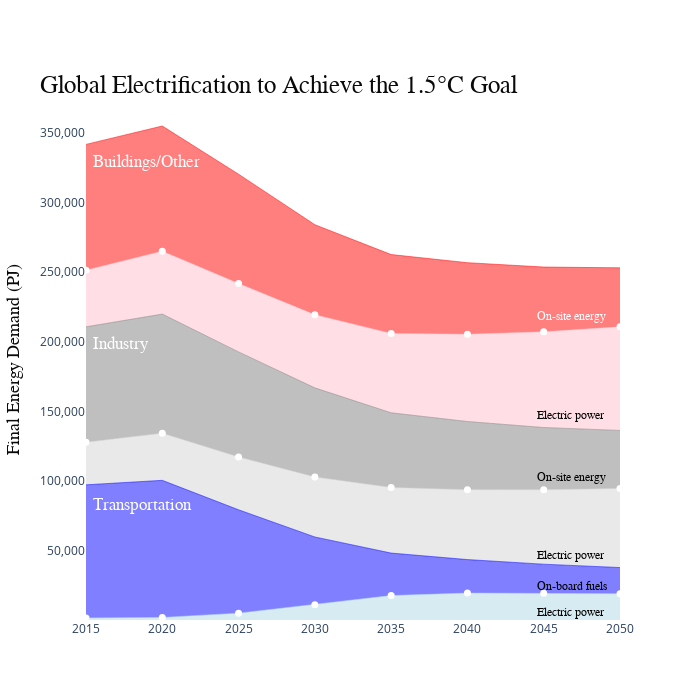

Notebook cell for this chart:
### Code cell
fig = go.Figure()

electricity_data=[28, 24, 22, 33,33,22,33,44]


fig.add_trace(go.Scatter(
    x = transportion_electricity['Year'], y = transportion_electricity['Final Energy Demand'],
    name='',
    customdata=transportion_electricity['RE Share'],
    mode="lines+markers+text",
    hovertemplate = '%{customdata:}% electrification',
    marker=dict(
            color='white',
            size=7,
        ),
    line=dict(width=0.5, color='lightblue'),
    stackgroup='one'))

fig.add_trace(go.Scatter(
    x = transportion_other['Year'], y = transportion_other['Final Energy Demand'], name='5',
    hoverinfo='x+y',
    mode='lines',
    line=dict(width=0.5, color='blue'),
    stackgroup='one'))

fig.add_trace(go.Scatter(
    x = industry_electricity['Year'], y = industry_electricity['Final Energy Demand'],
    name='',
    customdata=industry_electricity['RE Share'],
    mode="lines+markers+text",
    hovertemplate = '%{customdata:}% electrification',
     marker=dict(
            color='white',
            size=7,
        ),
    line=dict(width=0.5, color='lightgrey'),
    stackgroup='one'))

fig.add_trace(go.Scatter(
    x = industry_other['Year'], y = industry_other['Final Energy Demand'], name='3',
    hoverinfo='x+y',
    mode='lines',
    line=dict(width=0.5, color='grey'),
    stackgroup='one'))

fig.add_trace(go.Scatter(
    x = building_electricity['Year'], y = building_electricity['Final Energy Demand'],
    name='',
    customdata=building_electricity['RE Share'],
    mode="lines+markers+text",
    hovertemplate = '%{customdata:}% electrification',
     marker=dict(
            color='white',
            size=7,
        ),
    line=dict(width=0.5, color='pink'),
    stackgroup='one'))

fig.add_trace(go.Scatter(
    x = building_other['Year'], y = building_other['Final Energy Demand'], name='1',
    hoverinfo='x+y',
    mode='lines',
    line=dict(width=0.5, color='red'),
    stackgroup='one'))

annotations = []

# Title
annotations.append(dict(xref='paper', yref='paper', x= -0.09, y=1,
                        xanchor='left', yanchor='bottom',
                        text='Global Electrification to Achieve the 1.5°C Goal',
                        font=dict(family='Arial',size=25,color='rgb(10,10,10)'),
                        showarrow=False))

# Annotations
annotations.append(dict(xref='paper',yref='paper', x=0.01, y=0.86,
                        xanchor='left', yanchor='bottom',
                        text='Buildings/Other',
                        font=dict(family='Arial',size=17,color='white'),
                        showarrow=False))
annotations.append(dict(xref='paper',yref='paper', x=0.01, y=0.2,
                        xanchor='left', yanchor='bottom',
                        text='Transportation',
                        font=dict(family='Arial',size=17,color='white'),
                        showarrow=False))
annotations.append(dict(xref='paper',yref='paper', x=0.01, y=0.51,
                        xanchor='left', yanchor='bottom',
                        text='Industry',
                        font=dict(family='Arial',size=17,color='white'),
                        showarrow=False))



annotations.append(dict(xref='paper',yref='paper', x=0.84, y=0.6,
                        xanchor='left', yanchor='top',
                        text='On-site energy',
                        font=dict(family='Arial',size=12,color='white'),
                        showarrow=False))
annotations.append(dict(xref='paper',yref='paper', x=0.84, y=0.41,
                        xanchor='left', yanchor='top',
                        text='Electric power',
                        font=dict(family='Arial',size=12,color='black'),
                        showarrow=False))
annotations.append(dict(xref='paper',yref='paper', x=0.84, y=0.29,
                        xanchor='left', yanchor='top',
                        text='On-site energy',
                        font=dict(family='Arial',size=12,color='black'),
                        showarrow=False))
annotations.append(dict(xref='paper',yref='paper', x=0.84, y=0.14,
                        xanchor='left', yanchor='top',
                        text='Electric power',
                        font=dict(family='Arial',size=12,color='black'),
                        showarrow=False))
annotations.append(dict(xref='paper',yref='paper', x=0.84, y=0.08,
                        xanchor='left', yanchor='top',
                        text='On-board fuels',
                        font=dict(family='Arial',size=12,color='black'),
                        showarrow=False))
annotations.append(dict(xref='paper',yref='paper', x=0.84, y=0.03,
                        xanchor='left', yanchor='top',
                        text='Electric power',
                        font=dict(family='Arial',size=12,color='black'),
                        showarrow=False))


fig.update_layout(
    autosize=False,
    width=700,
    height=700,
    xaxis = dict(showgrid = False),
    yaxis = dict(showgrid = False),
    plot_bgcolor = 'white',
    showlegend = False,
    annotations = annotations)


fig.update_yaxes(tickformat = ",d",
                 tickvals=[50000,100000,150000,200000,250000,300000,350000],
                 title_text='Final Energy Demand (PJ)',
                 title_font=dict(family='Arial',size=18,color='rgb(10,10,10)'))

fig.show()

### Figure 1 — Plotly figure (JSON) as saved in the notebook; plotly's stock layout.template omitted (floating-point values rounded to 4 significant figures)
{"data": [{"customdata": [2, 2, 6, 18, 37, 45, 48, 50], "hovertemplate": "%{customdata:}% electrification", "line": {"color": "lightblue", "width": 0.5}, "marker": {"color": "white", "size": 7}, "mode": "lines+markers+text", "name": "", "stackgroup": "one", "type": "scatter", "x": [2015, 2020, 2025, 2030, 2035, 2040, 2045, 2050], "y": [1503, 1855, 4930, 11034, 17582, 19380, 19142, 18839]}, {"hoverinfo": "x+y", "line": {"color": "blue", "width": 0.5}, "mode": "lines", "name": "5", "stackgroup": "one", "type": "scatter", "x": [2015, 2020, 2025, 2030, 2035, 2040, 2045, 2050], "y": [95682, 98540, 74292, 48646, 30531, 24055, 20974, 18871]}, {"customdata": [27, 28, 33, 40, 47, 51, 54, 58], "hovertemplate": "%{customdata:}% electrification", "line": {"color": "lightgrey", "width": 0.5}, "marker": {"color": "white", "size": 7}, "mode": "lines+markers+text", "name": "", "stackgroup": "one", "type": "scatter", "x": [2015, 2020, 2025, 2030, 2035, 2040, 2045, 2050], "y": [30591, 33856, 38010, 43105, 47169, 50266, 53485, 56877]}, {"hoverinfo": "x+y", "line": {"color": "grey", "width": 0.5}, "mode": "lines", "name": "3", "stackgroup": "one", "type": "scatter", "x": [2015, 2020, 2025, 2030, 2035, 2040, 2045, 2050], "y": [82970, 85661, 75498, 64083, 53675, 48983, 44778, 41695]}, {"customdata": [31, 33, 38, 45, 50, 55, 60, 64], "hovertemplate": "%{customdata:}% electrification", "line": {"color": "pink", "width": 0.5}, "marker": {"color": "white", "size": 7}, "mode": "lines+markers+text", "name": "", "stackgroup": "one", "type": "scatter", "x": [2015, 2020, 2025, 2030, 2035, 2040, 2045, 2050], "y": [40640, 45183, 49102, 52520, 57000, 62762, 68733, 74438]}, {"hoverinfo": "x+y", "line": {"color": "red", "width": 0.5}, "mode": "lines", "name": "1", "stackgroup": "one", "type": "scatter", "x": [2015, 2020, 2025, 2030, 2035, 2040, 2045, 2050], "y": [90503, 90005, 78634, 64757, 56742, 51398, 46601, 42430]}], "layout": {"annotations": [{"font": {"color": "rgb(10,10,10)", "family": "Arial", "size": 25}, "showarrow": false, "text": "Global Electrification to Achieve the 1.5°C Goal", "x": -0.09, "xanchor": "left", "xref": "paper", "y": 1, "yanchor": "bottom", "yref": "paper"}, {"font": {"color": "white", "family": "Arial", "size": 17}, "showarrow": false, "text": "Buildings/Other", "x": 0.01, "xanchor": "left", "xref": "paper", "y": 0.86, "yanchor": "bottom", "yref": "paper"}, {"font": {"color": "white", "family": "Arial", "size": 17}, "showarrow": false, "text": "Transportation", "x": 0.01, "xanchor": "left", "xref": "paper", "y": 0.2, "yanchor": "bottom", "yref": "paper"}, {"font": {"color": "white", "family": "Arial", "size": 17}, "showarrow": false, "text": "Industry", "x": 0.01, "xanchor": "left", "xref": "paper", "y": 0.51, "yanchor": "bottom", "yref": "paper"}, {"font": {"color": "white", "family": "Arial", "size": 12}, "showarrow": false, "text": "On-site energy", "x": 0.84, "xanchor": "left", "xref": "paper", "y": 0.6, "yanchor": "top", "yref": "paper"}, {"font": {"color": "black", "family": "Arial", "size": 12}, "showarrow": false, "text": "Electric power", "x": 0.84, "xanchor": "left", "xref": "paper", "y": 0.41, "yanchor": "top", "yref": "paper"}, {"font": {"color": "black", "family": "Arial", "size": 12}, "showarrow": false, "text": "On-site energy", "x": 0.84, "xanchor": "left", "xref": "paper", "y": 0.29, "yanchor": "top", "yref": "paper"}, {"font": {"color": "black", "family": "Arial", "size": 12}, "showarrow": false, "text": "Electric power", "x": 0.84, "xanchor": "left", "xref": "paper", "y": 0.14, "yanchor": "top", "yref": "paper"}, {"font": {"color": "black", "family": "Arial", "size": 12}, "showarrow": false, "text": "On-board fuels", "x": 0.84, "xanchor": "left", "xref": "paper", "y": 0.08, "yanchor": "top", "yref": "paper"}, {"font": {"color": "black", "family": "Arial", "size": 12}, "showarrow": false, "text": "Electric power", "x": 0.84, "xanchor": "left", "xref": "paper", "y": 0.03, "yanchor": "top", "yref": "paper"}], "autosize": false, "height": 700, "plot_bgcolor": "white", "showlegend": false, "width": 700, "xaxis": {"showgrid": false}, "yaxis": {"showgrid": false, "tickformat": ",d", "tickvals": [50000, 100000, 150000, 200000, 250000, 300000, 350000], "title": {"font": {"color": "rgb(10,10,10)", "family": "Arial", "size": 18}, "text": "Final Energy Demand (PJ)"}}}}
